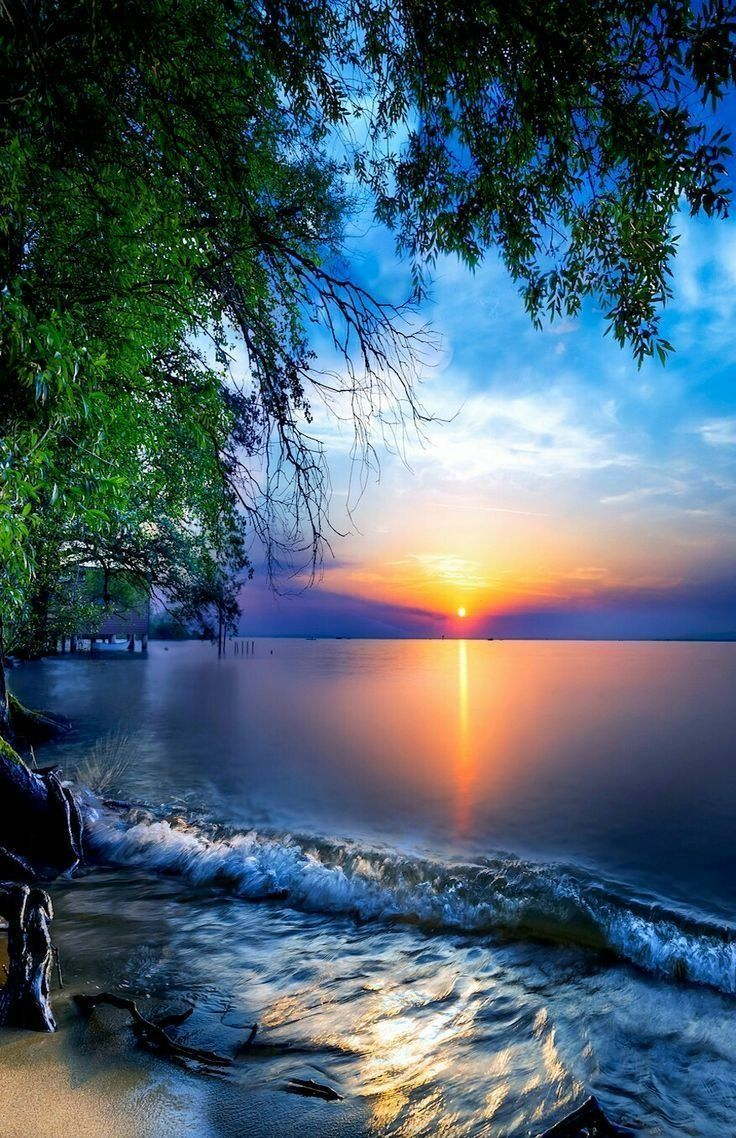
#> input picture Edges Noises and Filters/Nature.jpg, 736 x 1138 px
$ jupyter execute Removing_Salt_Pepper_Noise_with_gaussian_filter.ipynb
#> lines starting #> are read from the running program, lines starting #| are printed output that depends on the picture
[cell 1]
import cv2
import numpy as np

#Generating a salt and pepper noise using a function
def sp_noise(image):
    """This function geenrates a salt and pepper noise over any image"""
    output = image.copy()
    #check if image is greyscale or RGB
    if len(image.shape)== 2:
        black = 0
        white = 255
    else:
        black = np.array([0,0,0], dtype='uint8')
        white = np.array([255,255,255], dtype='uint8')

    random_threshold = np.random.random(image.shape[:2])

    output[random_threshold < (random_threshold/2)] = black
    output[random_threshold > 1-(random_threshold/2)] = white

    return output


def gaussian_filter(image,filter_size,sigma):
    """This function uses gaussian filter to remove image noise"""
    filtered_image = cv2.GaussianBlur(image,(filter_size, filter_size),sigma)
    return filtered_image


filter_dim = 5 #A matrix for the gaussian filter
sigma_val = 5 #sigma is the standard deviation
image = cv2.imread("Nature.jpg")
#> image is the input picture: shape (1138, 736, 3); mean B, G, R 110.3, 96.4, 76.3
salt_pepper_noise = sp_noise(image)
#> in sp_noise, `output[random_threshold > 1-(random_threshold/2)] = white`:
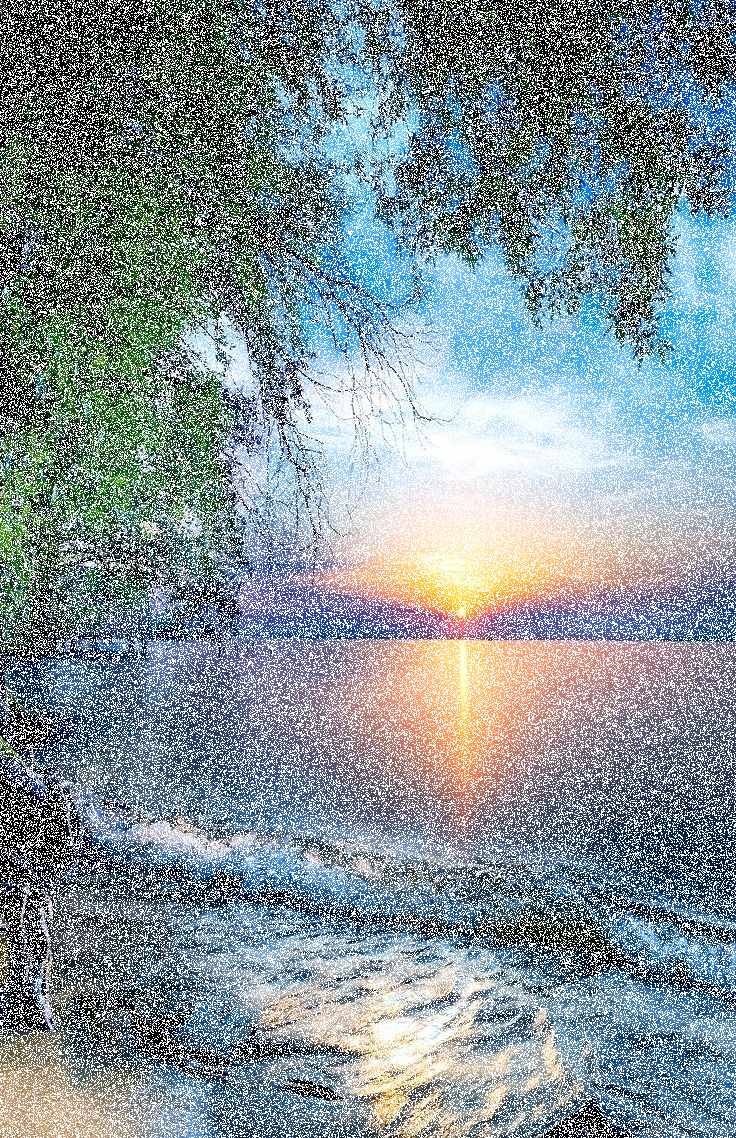
#> output: shape (1138, 736, 3); mean B, G, R 158.6, 149.3, 135.9
gaussian_filtered_image = gaussian_filter(image,filter_size=filter_dim,sigma=sigma_val)
cv2.imshow('Gaussian Filter', np.hstack((image,gaussian_filtered_image)))
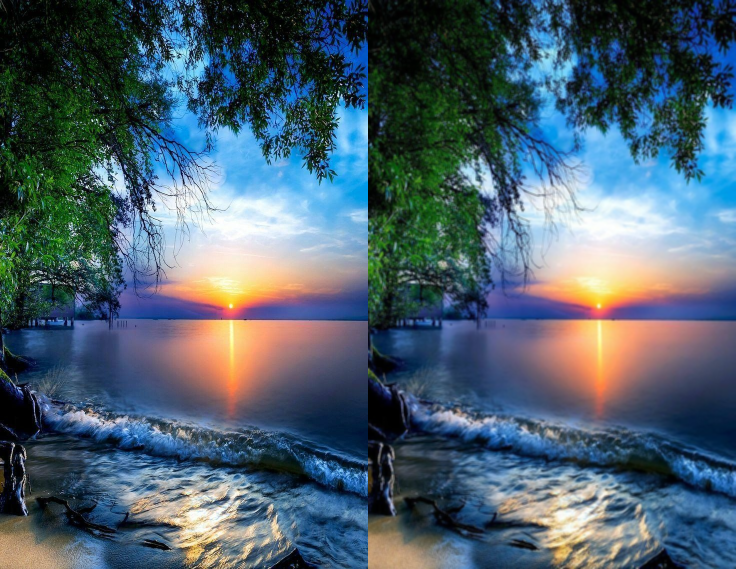
#> window 'Gaussian Filter': shape (1138, 1472, 3) (shown at 1/2 size); mean B, G, R 110.4, 96.4, 76.3
cv2.waitKey(0)

$ run again, with Edges Noises and Filters/aika.jpeg copied over Edges Noises and Filters/Nature.jpg
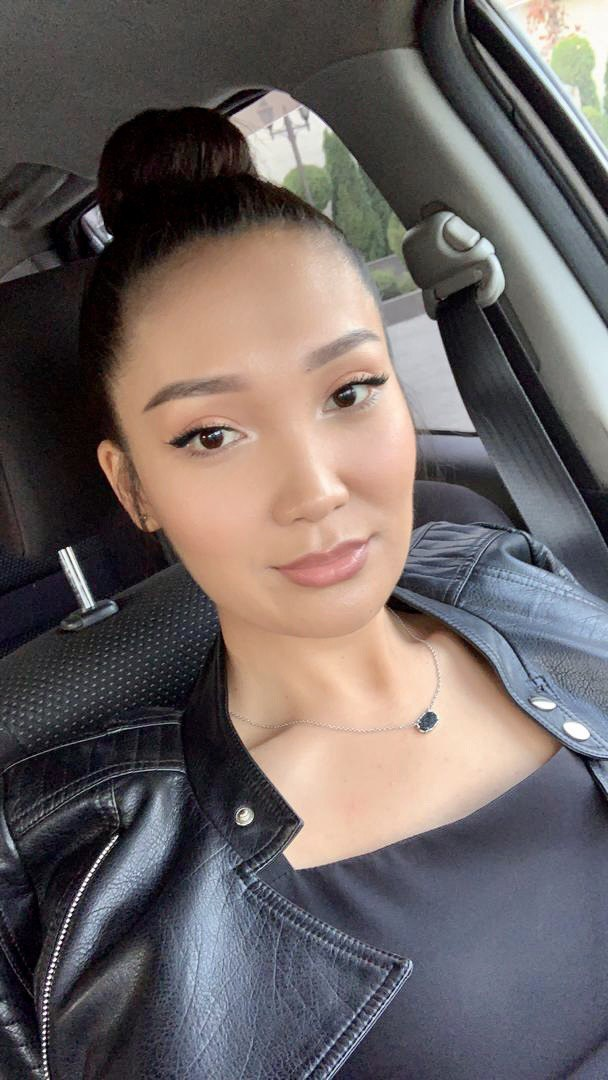
#> input picture Edges Noises and Filters/aika.jpeg, 608 x 1080 px
#> image is the input picture: shape (1080, 608, 3); mean B, G, R 99.4, 100.3, 108.3
#> in sp_noise, `output[random_threshold > 1-(random_threshold/2)] = white`:
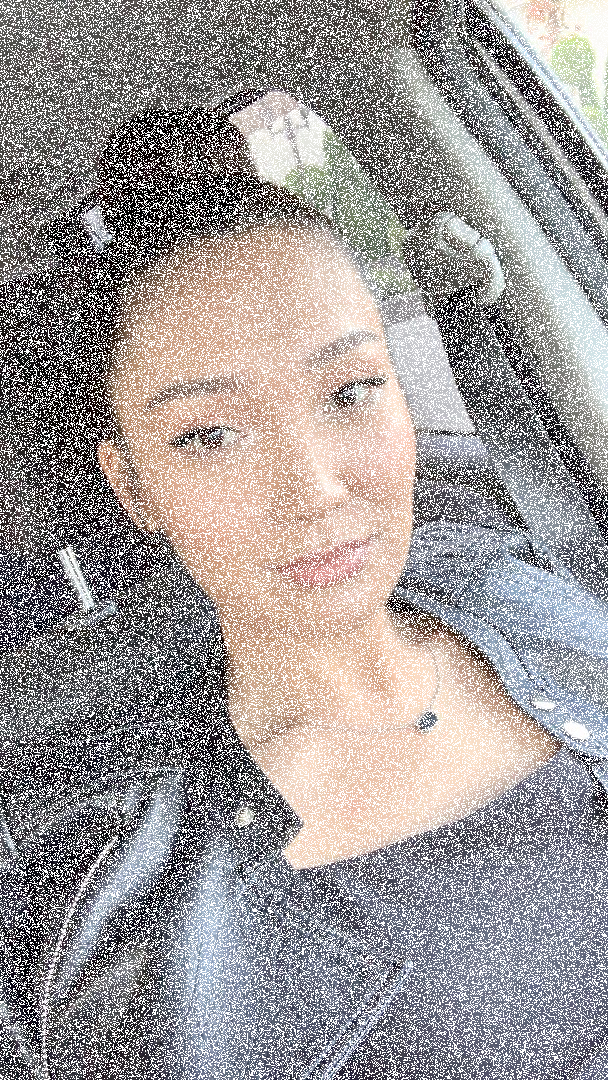
#> output: shape (1080, 608, 3); mean B, G, R 151.2, 151.8, 157.2
#> `cv2.imshow('Gaussian Filter', np.hstack((image,gaussian_filtered_image..`:
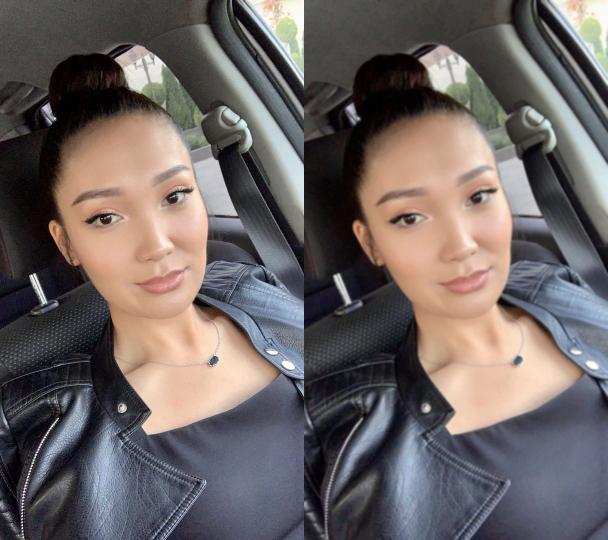
#> window 'Gaussian Filter': shape (1080, 1216, 3) (shown at 1/2 size); mean B, G, R 99.4, 100.3, 108.3
